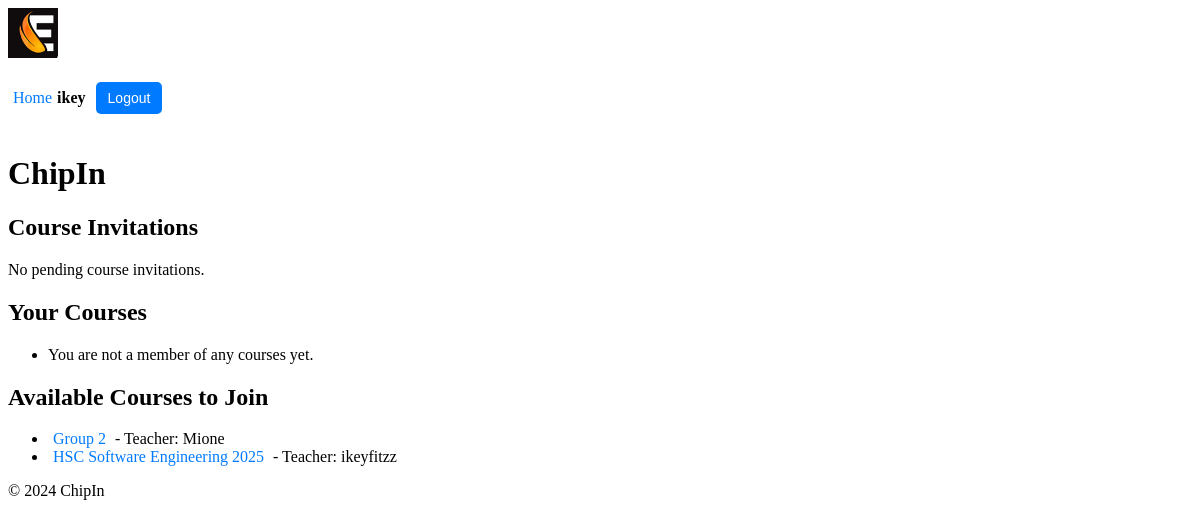
Screenshot of /chipin/ (signed in) with the database file from the repository.
### users/models.py (models this page shows, shortened)
class Profile(models.Model):
    user = models.OneToOneField(User, on_delete=models.CASCADE)
    first_name = models.CharField(max_length=30)
    surname = models.CharField(max_length=30)
    nickname = models.CharField(max_length=30, unique=True, null=False, blank=False)
    max_spend = models.DecimalField(max_digits=10, decimal_places=2, default=100.00)  # max spend
    balance = models.DecimalField(max_digits=10, decimal_places=2, default=100.00)  # users balance
    is_teacher = models.BooleanField(default=False) # users permissions (teacher/student)
    pfp = models.FileField(default='pfps/blank.jpg') # profile picture field

### chipin/models.py (models this page shows, shortened)
class Group(models.Model):
    name = models.CharField(max_length=100)
    admin = models.ForeignKey(User, on_delete=models.CASCADE, related_name='admin_groups')
    members = models.ManyToManyField(User, related_name='group_memberships', blank=True)
    invited_users = models.ManyToManyField(User, related_name='pending_invitations', blank=True)

### chipin/views.py (the view)
# urls.py: path("", views.home, name="home"),
@login_required
def home(request):
    user = request.user
    pending_invitations = user.pending_invitations.all() # Get pending group invitations for the current user
    user_groups = user.group_memberships.all()  # Get groups the user is a member of
    user_join_requests = GroupJoinRequest.objects.filter(user=user)  # Get join requests sent by the user
    available_groups = Group.objects.exclude(members=user).exclude(join_requests__user=user) # Get groups the user is not a member of and the user has not requested to join
    context = {
        'pending_invitations': pending_invitations,
        'user_groups': user_groups,
        'user_join_requests': user_join_requests,
        'available_groups': available_groups
    }
    return render(request, 'chipin/home.html', context)

### chipin/context_processors.py (called while the page is built)
def user_profile(request):
    if request.user.is_authenticated:
        try:
            return {'nickname': request.user.profile.nickname}
        except Profile.DoesNotExist:
            return {'nickname': request.user.username}  # Fallback to username if no profile exists
    return {}

### chipin/templates/chipin/home.html (shortened to what this page needs)
{% extends 'chipin/base.html' %}
{% load static %}
{% block content %}
    <h1>ChipIn</h1>
    <h2>Course Invitations</h2>
    <div class="invitation-notification">
        {% if pending_invitations %}
            <ul>
                {% for group in pending_invitations %}
                    <li>
                        You have been invited to join <strong>{{ group.name }}</strong>.
                        <a href="{% url 'chipin:accept_invite' group.id %}?user_id={{ request.user.id }}">Accept</a>
                    </li>
                {% empty %}
                    <li>No pending course invitations.</li>
                {% endfor %}
            </ul>
        {% else %}
            <p>No pending course invitations.</p>
        {% endif %}
    </div>
    <h2>Your Courses</h2>
    <ul>
        {% for group in user.group_memberships.all %}
        <li>
            <a href="{% url 'chipin:group_detail' group.id %}">{{ group.name }}</a>
            {% if group.admin == request.user %}
                <a href="{% url 'chipin:delete_group' group.id %}" onclick="return confirm('Are you sure you want to delete this course?');">Delete</a>
            {% else %}
                <a href="{% url 'chipin:leave_group' group.id %}" onclick="return confirm('Are you sure you want to leave this course?');">Leave</a>
            {% endif %}
        </li>
        {% empty %}
        <li>You are not a member of any courses yet.</li>
        {% endfor %}
    </ul>
    <h2>Available Courses to Join</h2>
    <ul>
        {% for group in available_groups %}
        <li>
            <a href="{% url 'chipin:group_detail' group.id %}">{{ group.name }}</a>
            <span>- Teacher: {{ group.admin.profile.nickname }}</span>
        </li>
        {% empty %}
        <li>No Courses available to join.</li>
        {% endfor %}
    </ul>
{% endblock %}

### chipin/templates/chipin/base.html (shortened to what this page needs)
{% load static %}
<!DOCTYPE html>
<html lang="en">
<head>
    <link rel="stylesheet" href="{% static 'chipin/styles.css' %}">
</head>
<body>
    <header>
        <div class="logo">
            <img src="{% static 'chipin/logo_90.jpg' %}" alt="ChipIn Logo">
        </div>
        <div class="user-info">
            {% if request.user.is_authenticated %}
                <a href="{% url 'chipin:home' %}">Home</a> <span>{{ request.user.profile.nickname }}</span>
                <form action="{% url 'users:logout' %}" method="post">
                    <button type="submit">Logout</button>
                </form>
            {% else %}
                <a href="{% url 'users:teacher_login' %}">Teacher Login</a> <a href="{% url 'users:login' %}">Student Login</a> <a href="{% url 'users:register' %}">Student Register</a>
            {% endif %}
        </div>
    </header>
    <main>
        {% block content %}
        {% endblock %}
    </main>
    <footer>
        <p>&copy; 2024 ChipIn</p>
    </footer>
</body>
</html>

### chipin/static/chipin/styles.css (style rules this page uses)
.logo img { max-height: 50px; }
.user-info { display: flex; align-items: center; font-size: 16px; }
.user-info span { margin-right: 10px; font-weight: bold; }
.user-info button { background-color: #007BFF; color: white; border: none; padding: 8px 12px; cursor: pointer; border-radius: 5px; font-size: 14px; }
button { background-color: #28a745; color: white; border: none; padding: 10px 15px; cursor: pointer; border-radius: 5px; font-size: 14px; margin-top: 20px; margin-bottom: 20px; }
a { color: #007BFF; text-decoration: none; padding: 5px }

### rows the page displays
Group: name "Group 2", admin.profile.nickname "Mione"
Group: name "HSC Software Engineering 2025", admin.profile.nickname "ikeyfitzz"

### other values shown
{{ request.user.profile.nickname }} "ikey"
